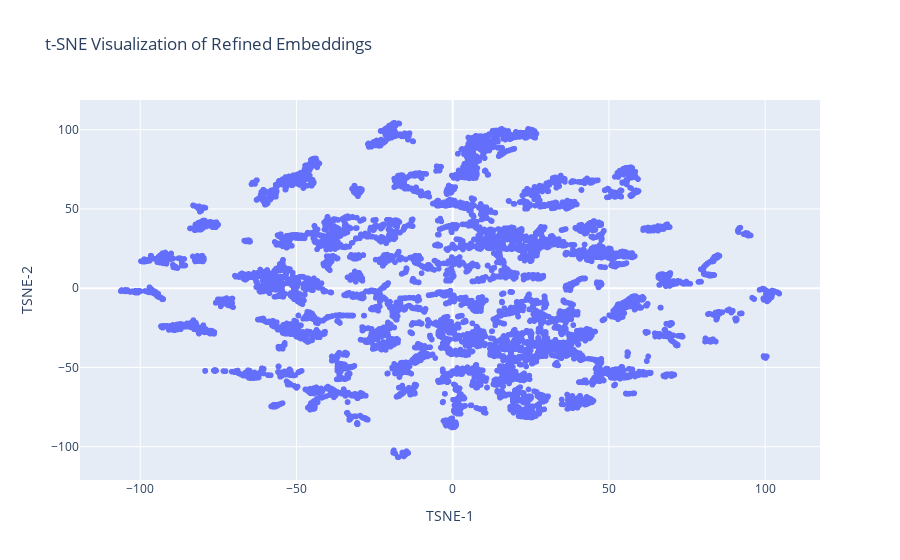

This figure's notebook cell:
### Code cell
# Plot t-SNE results for refined embeddings
plot_tsne(df_refined, 't-SNE Visualization of Refined Embeddings')

### Figure 1 — Plotly figure (JSON) as saved in the notebook; plotly's stock layout.template omitted (floating-point values rounded to 4 significant figures; data arrays with more than 128 entries replaced by an {"elided": "..."} marker saying what was removed)
{"data": [{"customdata": {"elided": "11906x1 int values"}, "hovertemplate": "TSNE-1=%{x}<br>TSNE-2=%{y}<br>job_id=%{customdata[0]}<extra></extra>", "legendgroup": "", "marker": {"color": "#636efa", "symbol": "circle"}, "mode": "markers", "name": "", "showlegend": false, "type": "scattergl", "x": {"elided": "11906 float values"}, "xaxis": "x", "y": {"elided": "11906 float values"}, "yaxis": "y"}], "layout": {"legend": {"tracegroupgap": 0}, "title": {"text": "t-SNE Visualization of Refined Embeddings"}, "xaxis": {"anchor": "y", "domain": [0, 1], "title": {"text": "TSNE-1"}}, "yaxis": {"anchor": "x", "domain": [0, 1], "title": {"text": "TSNE-2"}}}}
